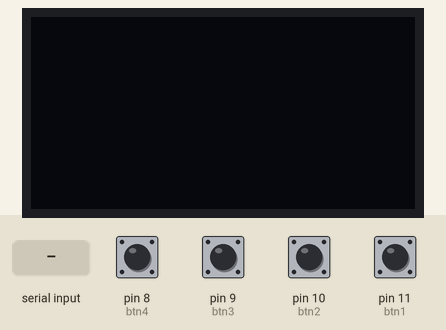
Simulated run of this sketch. Board: Arduino Uno, built with avr-gcc and run on an emulated ATmega328P. Shown: 128×64 one-colour display. The test bench sets the inputs (shaded band); at power-on: pin 8 (btn4), pin 9 (btn3), pin 10 (btn2), pin 11 (btn1) HIGH.

Above: at 1.2 s.
1.3 s: "1\n" received over Serial
At 1.7 s:
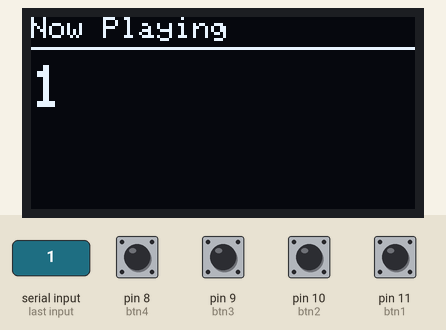
2.8 s: "0\n" received over Serial
At 4.0 s:
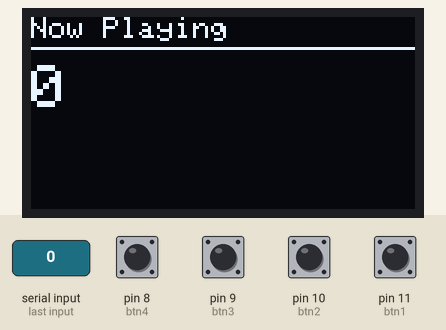
Timing chart, 0 to 5.8 s (numbered marks = the images above; inputs shaded):
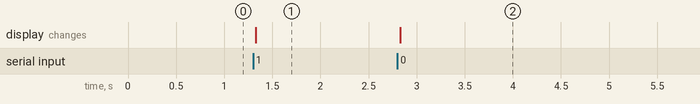

Measured:
- after the input at 1.3 s, the display: changes at once (image 1)
- after the input at 2.8 s, the display: changes at once (image 2)

The sketch:

mediaplayer.ino
```cpp
#include <SPI.h>
#include <Wire.h>
#include <Adafruit_GFX.h>
#include <Adafruit_SSD1306.h>

#define SCREEN_WIDTH 128 // OLED display width, in pixels
#define SCREEN_HEIGHT 64 // OLED display height, in pixels

// Declaration for SSD1306 display connected using I2C
#define OLED_RESET     -1 // Reset pin # (or -1 if sharing Arduino reset pin)
#define SCREEN_ADDRESS 0x3C
Adafruit_SSD1306 display(SCREEN_WIDTH, SCREEN_HEIGHT, &Wire, OLED_RESET);

int btn1 = 11;
int btn2 = 10;
int btn3 = 9;
int btn4 = 8;

String recieved;
bool playing;


void setup() {
  // put your setup code here, to run once:
  Serial.begin(9600);
  if(!display.begin(SSD1306_SWITCHCAPVCC, SCREEN_ADDRESS)) {
    Serial.println(F("SSD1306 allocation failed"));
    for(;;); // Don't proceed, loop forever
  }
  display.clearDisplay();
  pinMode(btn1, INPUT_PULLUP);
  pinMode(btn2, INPUT_PULLUP);
  pinMode(btn3, INPUT_PULLUP);
  pinMode(btn4, INPUT_PULLUP);
  playing = false;
}

void loop() {
  if (Serial.available() > 0) {
    recieved = Serial.readStringUntil('\n');  // Reads until newline
    playing = true;
    updateUI();
  }
  // put your main code here, to run repeatedly:
  if (digitalRead(btn1) == LOW) {
    Serial.println("b");
    delay(300);
  }
  if (digitalRead(btn2) == LOW) {
    Serial.println("p");
    delay(300);
  }
    if (digitalRead(btn3) == LOW) {
    Serial.println("f");
    delay(300);
  }
    if (digitalRead(btn4) == LOW) {
    Serial.println("v");
    delay(300);
  }


}


void updateUI() {
  display.stopscroll();
  display.clearDisplay();
  display.setTextColor(WHITE);

  display.setCursor(0, 0);
  display.setTextSize(1);
  display.println("Now Playing");
  display.drawLine(0, 10, 127, 10, WHITE);
  display.setCursor(0, 16);
  display.setTextSize(2);

  if (recieved.length() > 12) {
    int splitPos = recieved.lastIndexOf(' ', 11);
    if (splitPos == -1) {
      splitPos = 11;
    }

    display.println(recieved.substring(0, splitPos));
    display.setCursor(0, 38);
    display.println(recieved.substring(splitPos + 1));
  } else {
    display.println(recieved);
  }

  display.display();
}
```
